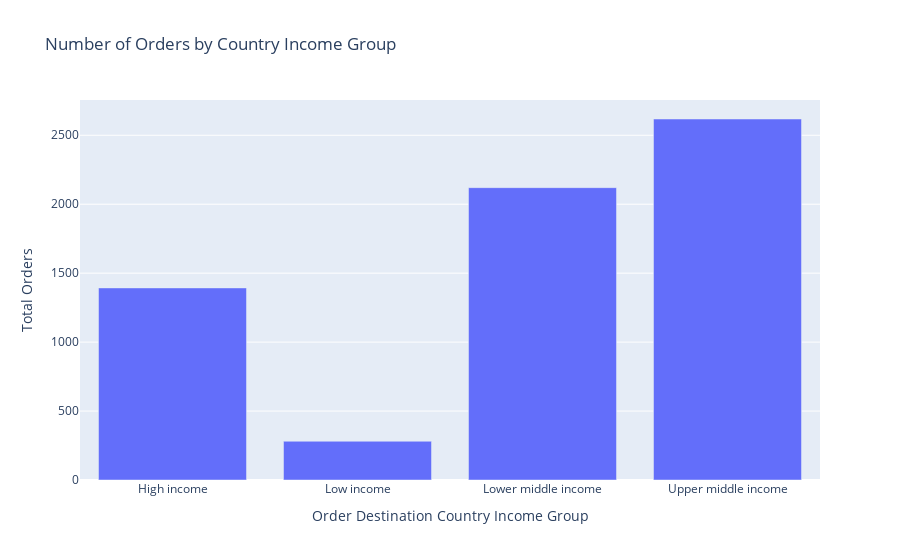

Notebook source saved alongside this figure:
### Code cell
fig = px.bar(ordersbyincomegroup, x='incomegroup', y='totalorders',
             title = 'Number of Orders by Country Income Group',
             labels={
                     "incomegroup": "Order Destination Country Income Group",
                     "totalorders": "Total Orders"
            })
fig.show()

### Figure 1 — Plotly figure (JSON) as saved in the notebook; plotly's stock layout.template omitted (floating-point values rounded to 4 significant figures)
{"data": [{"alignmentgroup": "True", "hovertemplate": "Order Destination Country Income Group=%{x}<br>Total Orders=%{y}<extra></extra>", "legendgroup": "", "marker": {"color": "#636efa", "pattern": {"shape": ""}}, "name": "", "offsetgroup": "", "orientation": "v", "showlegend": false, "textposition": "auto", "type": "bar", "x": ["High income", "Low income", "Lower middle income", "Upper middle income"], "xaxis": "x", "y": [1393, 281, 2120, 2618], "yaxis": "y"}], "layout": {"barmode": "relative", "legend": {"tracegroupgap": 0}, "title": {"text": "Number of Orders by Country Income Group"}, "xaxis": {"anchor": "y", "domain": [0, 1], "title": {"text": "Order Destination Country Income Group"}}, "yaxis": {"anchor": "x", "domain": [0, 1], "title": {"text": "Total Orders"}}}}
